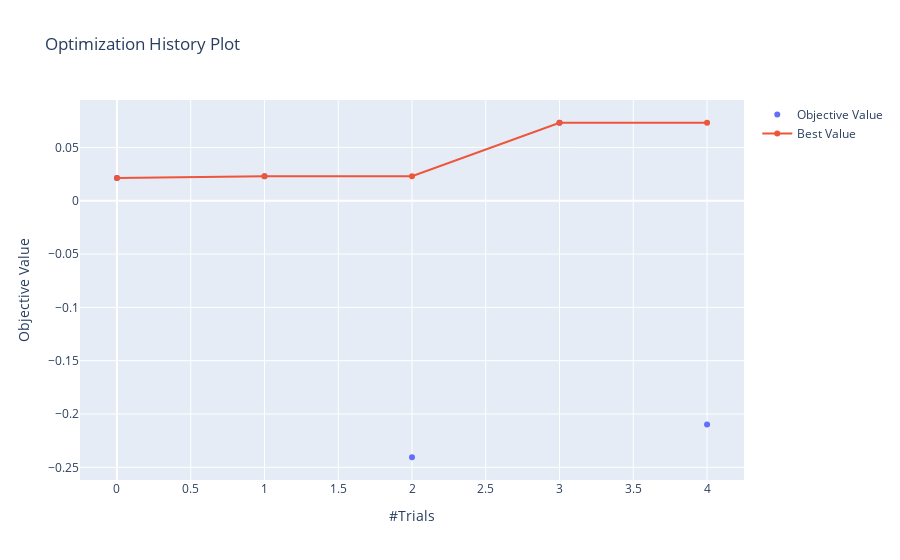

The code cell stored with this chart in its notebook:
### Code cell
optuna.visualization.plot_optimization_history(study)

### Figure 1 — Plotly figure (JSON) as saved in the notebook; plotly's stock layout.template omitted (floating-point values rounded to 4 significant figures)
{"data": [{"mode": "markers", "name": "Objective Value", "type": "scatter", "x": [0, 1, 2, 3, 4], "y": [0.02147, 0.02295, -0.2406, 0.07318, -0.2099]}, {"name": "Best Value", "type": "scatter", "x": [0, 1, 2, 3, 4], "y": [0.02147, 0.02295, 0.02295, 0.07318, 0.07318]}], "layout": {"title": {"text": "Optimization History Plot"}, "xaxis": {"title": {"text": "#Trials"}}, "yaxis": {"title": {"text": "Objective Value"}}}}
